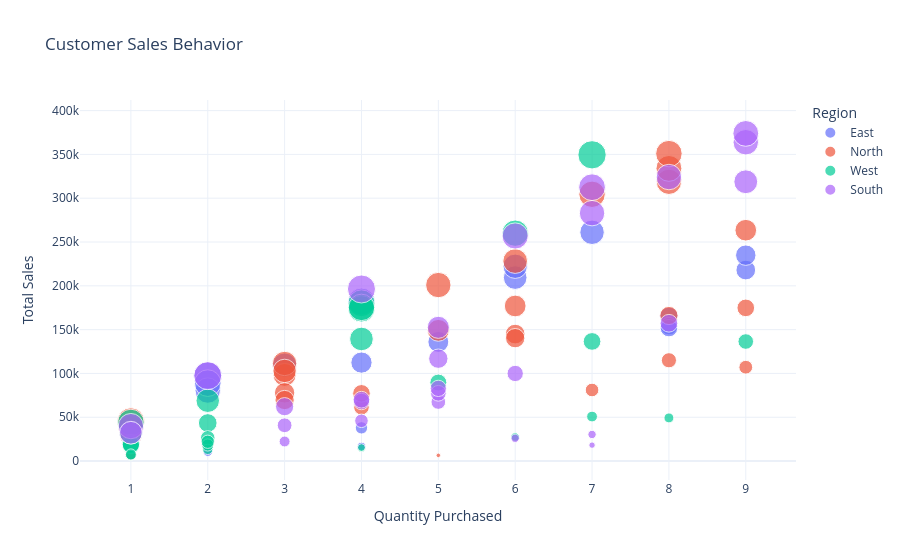

Notebook code for this chart:
### Code cell
customer_fig = px.scatter(
    df,
    x="Quantity",
    y="Total_Sales",
    size="Price",
    color="Region",
    hover_data=[
        "Customer_ID",
        "Product",
        "Price"
    ],
    title="Customer Sales Behavior",
    labels={
        "Quantity": "Quantity Purchased",
        "Total_Sales": "Total Sales"
    }
)

customer_fig.update_layout(
    template="plotly_white"
)

customer_fig.show()

### Figure 1 — Plotly figure (JSON) as saved in the notebook; plotly's stock layout.template omitted (floating-point values rounded to 4 significant figures)
{"data": [{"customdata": [["CUST001", "Phone", 37300], ["CUST004", "Headphones", 30895], ["CUST013", "Phone", 20655], ["CUST014", "Headphones", 4195], ["CUST021", "Laptop", 36518], ["CUST031", "Tablet", 34900], ["CUST034", "Tablet", 48602], ["CUST036", "Tablet", 45515], ["CUST038", "Monitor", 19256], ["CUST045", "Phone", 40244], ["CUST057", "Monitor", 37055], ["CUST058", "Monitor", 5272], ["CUST063", "Monitor", 24224], ["CUST067", "Headphones", 44487], ["CUST072", "Headphones", 18964], ["CUST078", "Tablet", 26110], ["CUST081", "Laptop", 28098], ["CUST090", "Monitor", 9483], ["CUST098", "Tablet", 27196]], "hovertemplate": "Region=East<br>Quantity Purchased=%{x}<br>Total Sales=%{y}<br>Price=%{customdata[2]}<br>Customer_ID=%{customdata[0]}<br>Product=%{customdata[1]}<extra></extra>", "legendgroup": "East", "marker": {"color": "#636efa", "size": [37300, 30895, 20655, 4195, 36518, 34900, 48602, 45515, 19256, 40244, 37055, 5272, 24224, 44487, 18964, 26110, 28098, 9483, 27196], "sizemode": "area", "sizeref": 124.8, "symbol": "circle"}, "mode": "markers", "name": "East", "orientation": "v", "showlegend": true, "type": "scatter", "x": [7, 1, 8, 4, 3, 6, 2, 4, 8, 2, 6, 2, 9, 2, 8, 9, 4, 4, 5], "xaxis": "x", "y": [261100, 30895, 165240, 16780, 109554, 209400, 97204, 182060, 154048, 80488, 222330, 10544, 218016, 88974, 151712, 234990, 112392, 37932, 135980], "yaxis": "y"}, {"customdata": [["CUST002", "Headphones", 15406], ["CUST005", "Laptop", 39835], ["CUST009", "Tablet", 32791], ["CUST018", "Tablet", 19322], ["CUST020", "Laptop", 41749], ["CUST023", "Laptop", 29275], ["CUST026", "Laptop", 25948], ["CUST027", "Tablet", 38298], ["CUST028", "Tablet", 43495], ["CUST029", "Headphones", 45467], ["CUST030", "Tablet", 11902], ["CUST037", "Phone", 40177], ["CUST047", "Phone", 29499], ["CUST053", "Monitor", 24160], ["CUST054", "Tablet", 1308], ["CUST056", "Phone", 37135], ["CUST061", "Tablet", 29840], ["CUST066", "Laptop", 14381], ["CUST068", "Laptop", 34303], ["CUST069", "Tablet", 23229], ["CUST075", "Monitor", 23381], ["CUST079", "Tablet", 19425], ["CUST083", "Laptop", 43861], ["CUST086", "Monitor", 11591], ["CUST089", "Laptop", 38037], ["CUST091", "Laptop", 7148], ["CUST096", "Tablet", 20770], ["CUST099", "Monitor", 30717]], "hovertemplate": "Region=North<br>Quantity Purchased=%{x}<br>Total Sales=%{y}<br>Price=%{customdata[2]}<br>Customer_ID=%{customdata[0]}<br>Product=%{customdata[1]}<extra></extra>", "legendgroup": "North", "marker": {"color": "#EF553B", "size": [15406, 39835, 32791, 19322, 41749, 29275, 25948, 38298, 43495, 45467, 11902, 40177, 29499, 24160, 1308, 37135, 29840, 14381, 34303, 23229, 23381, 19425, 43861, 11591, 38037, 7148, 20770, 30717], "sizemode": "area", "sizeref": 124.8, "symbol": "circle"}, "mode": "markers", "name": "North", "orientation": "v", "showlegend": true, "type": "scatter", "x": [4, 8, 3, 4, 8, 9, 3, 1, 7, 1, 9, 5, 6, 6, 5, 3, 5, 8, 3, 3, 6, 9, 8, 7, 6, 1, 8, 1], "xaxis": "x", "y": [61624, 318680, 98373, 77288, 333992, 263475, 77844, 38298, 304465, 45467, 107118, 200885, 176994, 144960, 6540, 111405, 149200, 115048, 102909, 69687, 140286, 174825, 350888, 81137, 228222, 7148, 166160, 30717], "yaxis": "y"}, {"customdata": [["CUST003", "Phone", 21746], ["CUST008", "Laptop", 7262], ["CUST010", "Laptop", 45023], ["CUST011", "Monitor", 6160], ["CUST012", "Phone", 13233], ["CUST015", "Headphones", 34447], ["CUST019", "Tablet", 44045], ["CUST022", "Tablet", 6713], ["CUST024", "Headphones", 17838], ["CUST025", "Monitor", 9191], ["CUST041", "Monitor", 20083], ["CUST042", "Phone", 18616], ["CUST043", "Tablet", 43350], ["CUST044", "Monitor", 43428], ["CUST046", "Tablet", 11032], ["CUST048", "Monitor", 6720], ["CUST050", "Laptop", 43848], ["CUST051", "Phone", 15160], ["CUST052", "Headphones", 32524], ["CUST064", "Laptop", 17924], ["CUST071", "Phone", 34843], ["CUST073", "Headphones", 49930], ["CUST087", "Tablet", 3839], ["CUST088", "Phone", 4578], ["CUST095", "Tablet", 19507], ["CUST097", "Headphones", 7647]], "hovertemplate": "Region=West<br>Quantity Purchased=%{x}<br>Total Sales=%{y}<br>Price=%{customdata[2]}<br>Customer_ID=%{customdata[0]}<br>Product=%{customdata[1]}<extra></extra>", "legendgroup": "West", "marker": {"color": "#00cc96", "size": [21746, 7262, 45023, 6160, 13233, 34447, 44045, 6713, 17838, 9191, 20083, 18616, 43350, 43428, 11032, 6720, 43848, 15160, 32524, 17924, 34843, 49930, 3839, 4578, 19507, 7647], "sizemode": "area", "sizeref": 124.8, "symbol": "circle"}, "mode": "markers", "name": "West", "orientation": "v", "showlegend": true, "type": "scatter", "x": [2, 7, 4, 8, 2, 2, 1, 2, 1, 2, 1, 1, 6, 4, 2, 1, 4, 9, 1, 5, 4, 7, 4, 6, 7, 1], "xaxis": "x", "y": [43492, 50834, 180092, 49280, 26466, 68894, 44045, 13426, 17838, 18382, 20083, 18616, 260100, 173712, 22064, 6720, 175392, 136440, 32524, 89620, 139372, 349510, 15356, 27468, 136549, 7647], "yaxis": "y"}, {"customdata": [["CUST006", "Laptop", 40420], ["CUST007", "Laptop", 40430], ["CUST016", "Phone", 41548], ["CUST017", "Phone", 13488], ["CUST032", "Phone", 16997], ["CUST033", "Tablet", 20696], ["CUST035", "Tablet", 4339], ["CUST039", "Monitor", 39924], ["CUST040", "Phone", 11494], ["CUST049", "Laptop", 32297], ["CUST055", "Tablet", 4341], ["CUST059", "Laptop", 15475], ["CUST060", "Headphones", 13624], ["CUST062", "Laptop", 19661], ["CUST065", "Phone", 44652], ["CUST070", "Laptop", 35418], ["CUST074", "Tablet", 17512], ["CUST076", "Phone", 16596], ["CUST077", "Laptop", 2603], ["CUST080", "Phone", 49101], ["CUST082", "Headphones", 48769], ["CUST084", "Phone", 40518], ["CUST085", "Laptop", 7455], ["CUST092", "Tablet", 30531], ["CUST093", "Headphones", 42813], ["CUST094", "Laptop", 16667], ["CUST100", "Headphones", 23376]], "hovertemplate": "Region=South<br>Quantity Purchased=%{x}<br>Total Sales=%{y}<br>Price=%{customdata[2]}<br>Customer_ID=%{customdata[0]}<br>Product=%{customdata[1]}<extra></extra>", "legendgroup": "South", "marker": {"color": "#ab63fa", "size": [40420, 40430, 41548, 13488, 16997, 20696, 4339, 39924, 11494, 32297, 4341, 15475, 13624, 19661, 44652, 35418, 17512, 16596, 2603, 49101, 48769, 40518, 7455, 30531, 42813, 16667, 23376], "sizemode": "area", "sizeref": 124.8, "symbol": "circle"}, "mode": "markers", "name": "South", "orientation": "v", "showlegend": true, "type": "scatter", "x": [7, 9, 9, 5, 4, 3, 6, 1, 4, 1, 7, 5, 3, 8, 7, 9, 4, 5, 7, 4, 2, 8, 3, 5, 6, 6, 5], "xaxis": "x", "y": [282940, 363870, 373932, 67440, 67988, 62088, 26034, 39924, 45976, 32297, 30387, 77375, 40872, 157288, 312564, 318762, 70048, 82980, 18221, 196404, 97538, 324144, 22365, 152655, 256878, 100002, 116880], "yaxis": "y"}], "layout": {"legend": {"itemsizing": "constant", "title": {"text": "Region"}, "tracegroupgap": 0}, "title": {"text": "Customer Sales Behavior"}, "xaxis": {"anchor": "y", "domain": [0, 1], "title": {"text": "Quantity Purchased"}}, "yaxis": {"anchor": "x", "domain": [0, 1], "title": {"text": "Total Sales"}}}}
